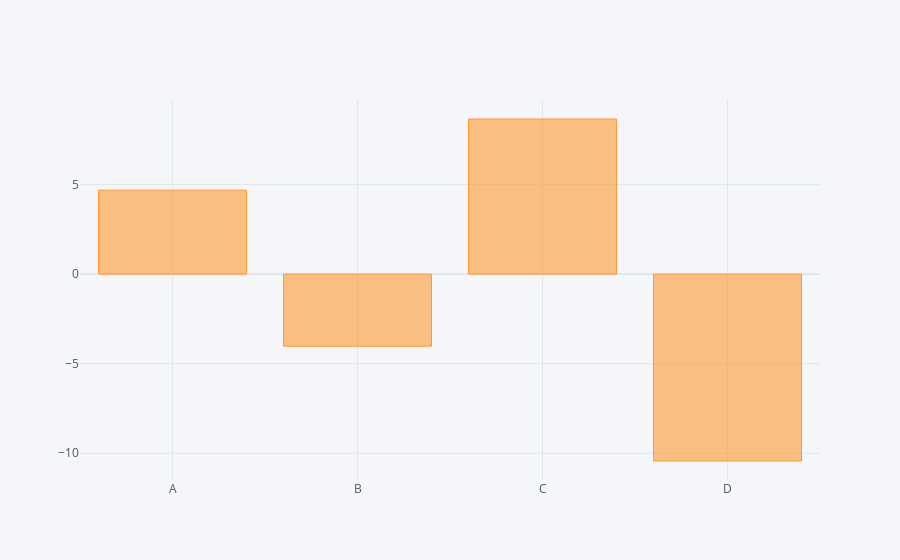

The notebook cell saved with this chart:
### Code cell
#aggregate function 
df.sum().iplot(kind='bar')

### Figure 1 — Plotly figure (JSON) as saved in the notebook; plotly's stock layout.template omitted (floating-point values rounded to 4 significant figures)
{"data": [{"marker": {"color": "rgba(255, 153, 51, 0.6)", "line": {"color": "rgba(255, 153, 51, 1.0)", "width": 1}}, "name": "None", "orientation": "v", "text": "", "type": "bar", "x": ["A", "B", "C", "D"], "y": [4.689, -4.024, 8.663, -10.43]}], "layout": {"legend": {"bgcolor": "#F5F6F9", "font": {"color": "#4D5663"}}, "paper_bgcolor": "#F5F6F9", "plot_bgcolor": "#F5F6F9", "title": {"font": {"color": "#4D5663"}}, "xaxis": {"gridcolor": "#E1E5ED", "showgrid": true, "tickfont": {"color": "#4D5663"}, "title": {"font": {"color": "#4D5663"}, "text": ""}, "zerolinecolor": "#E1E5ED"}, "yaxis": {"gridcolor": "#E1E5ED", "showgrid": true, "tickfont": {"color": "#4D5663"}, "title": {"font": {"color": "#4D5663"}, "text": ""}, "zerolinecolor": "#E1E5ED"}}}
